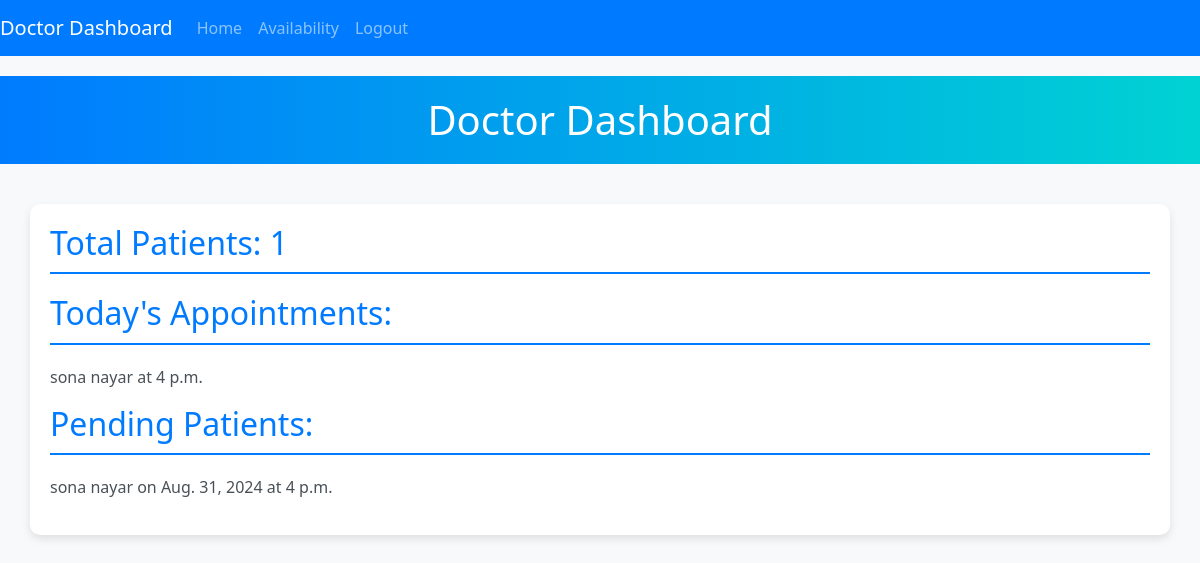
The page /doctor_dashboard/ (signed in) on the database as committed earlier.
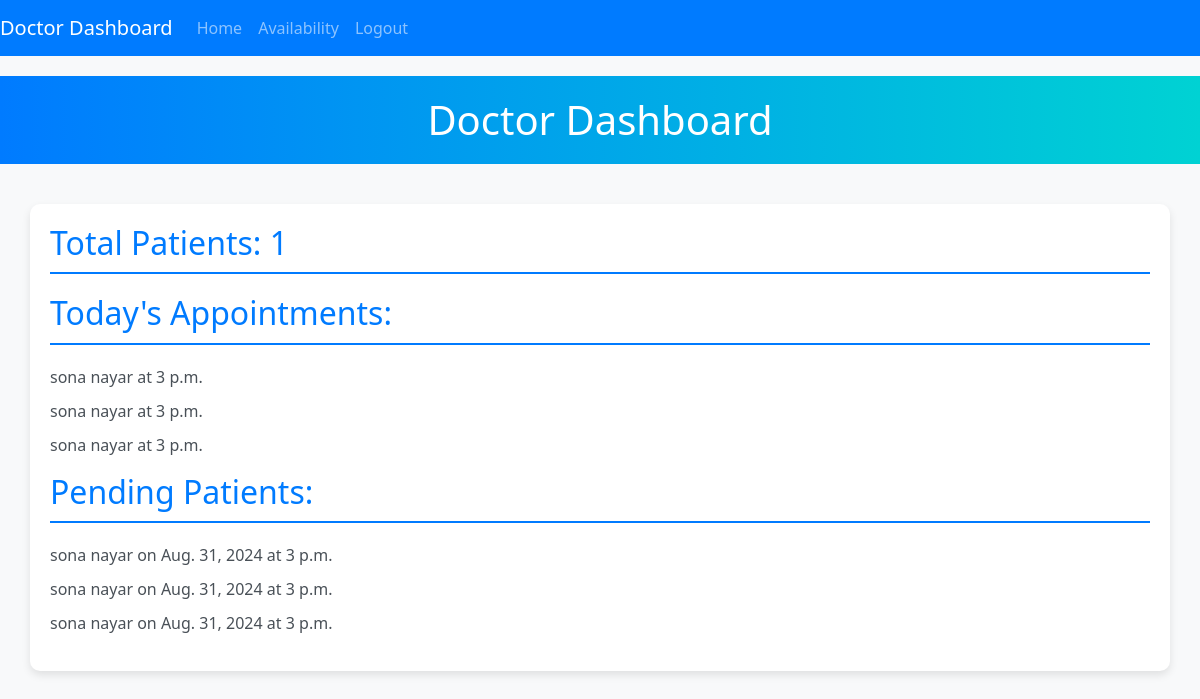
The same page on the database as committed later.
### hms/models.py (models this page shows, shortened)
class Appointment(models.Model):
    doctor = models.ForeignKey(Doctor, on_delete=models.CASCADE)
    patient = models.ForeignKey(Patient, on_delete=models.CASCADE)
    date = models.DateField()
    time = models.TimeField()
    status = models.CharField(max_length=20, choices=[('pending', 'Pending'), (
    'confirmed', 'Confirmed'), ('completed', 'Completed')])

class Patient(models.Model):
    user = models.OneToOneField(User, on_delete=models.CASCADE)
    TITLE_CHOICES = [
        ('Mr', 'Mr.'),
        ('Ms', 'Ms.'),
        ('Mrs', 'Mrs.'),
        ('Dr', 'Dr.'),
        ('Prof', 'Prof.'),
    ]
    title = models.CharField(max_length=30, choices=TITLE_CHOICES)
    firstname = models.CharField(max_length=30)
    lastname = models.CharField(max_length=30)
    dob = models.DateField()
    disease_description = models.TextField()
    phone_number = models.CharField(max_length=15)

### hms/views.py (the view)
# urls.py: path('doctor_dashboard/', views.doctor_dashboard, name='doctor_dashboard'),
def doctor_dashboard(request):
    user = request.user
    doctor = get_object_or_404(Doctor,
                                user=user)
    today = datetime.date.today()
    total_patients = Appointment.objects.filter(
        doctor=doctor,
        date__gte=today
    ).values('patient').distinct().count()
    pending_patients = Appointment.objects.filter(
        status='pending',
        doctor=doctor,
        date__gte=today
    )
    todays_appointments = Appointment.objects.filter(
        date=today,
        doctor=doctor
    )
    context = {
        'total_patients': total_patients,
        'pending_patients': pending_patients,
        'todays_appointments': todays_appointments,
    }
    return render(request, 'doctor_dashboard.html', context)

### hms/templates/doctor_dashboard.html (shortened to what this page needs)
<!DOCTYPE html>
<html lang="en">
<head>
    <link rel="stylesheet" href="https://cdn.jsdelivr.net/npm/bootstrap@5.1.3/dist/css/bootstrap.min.css">
</head>
<body>
    <nav class="navbar navbar-expand-lg navbar-dark">
        <a class="navbar-brand" href="{% url 'doctor_dashboard' %}">Doctor Dashboard</a>
        <div class="collapse navbar-collapse">
            <ul class="navbar-nav ml-auto">
                <li class="nav-item">
                    <a class="nav-link" href="{% url 'doctor_dashboard' %}">Home</a>
                </li>
                <li class="nav-item">
                    <a class="nav-link" href="{% url 'doctor_availability' %}">Availability</a>
                </li>
                <li class="nav-item">
                    <a class="nav-link" href="{% url 'logout' %}" onclick="confirmLogout(event)">Logout</a>
                </li>
            </ul>
        </div>
    </nav>
    <div class="dashboard-header">
        <h1>Doctor Dashboard</h1>
    </div>
    <div class="container dashboard-content">
        <h2>Total Patients: {{ total_patients }}</h2>
        <h2>Today's Appointments:</h2>
        <ul>
            {% if todays_appointments %}
                {% for appointment in todays_appointments %}
                    <li>{{ appointment.patient.firstname }} {{ appointment.patient.lastname }} at {{ appointment.time }}</li>
                {% endfor %}
            {% else %}
                <li>No appointments for today.</li>
            {% endif %}
        </ul>
        <h2>Pending Patients:</h2>
        <ul>
            {% if pending_patients %}
                {% for appointment in pending_patients %}
                    <li>{{ appointment.patient.firstname }} {{ appointment.patient.lastname }}
                    on {{ appointment.date }} at {{ appointment.time }}</li>
                {% endfor %}
            {% else %}
                <li>No pending patients.</li>
            {% endif %}
        </ul>
    </div>
</body>
</html>

Rows that differ between the two databases and show on the page:
changed Appointment (number 1 of 3 on the later page): time "4 p.m." → "3 p.m."
added Appointment: patient.firstname "sona", patient.lastname "nayar", time "3 p.m.", date "Aug. 31, 2024"
added Appointment: patient.firstname "sona", patient.lastname "nayar", time "3 p.m.", date "Aug. 31, 2024"
